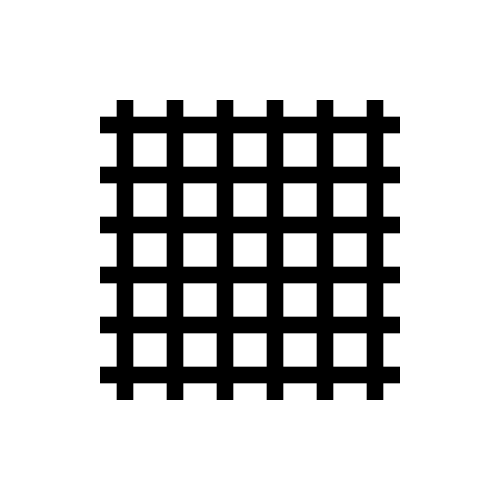
Frame 1 (no input)
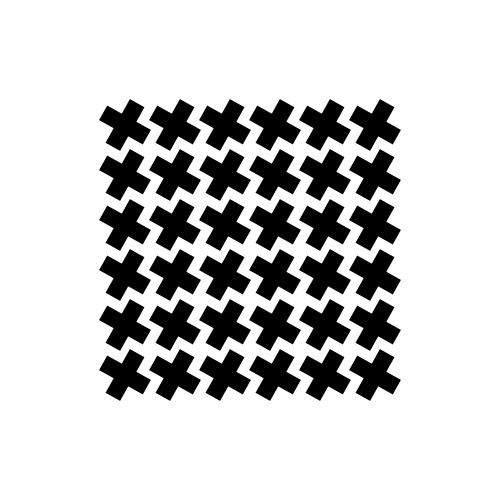
Frame 60 (the mouse pressed at the canvas centre just before this capture)
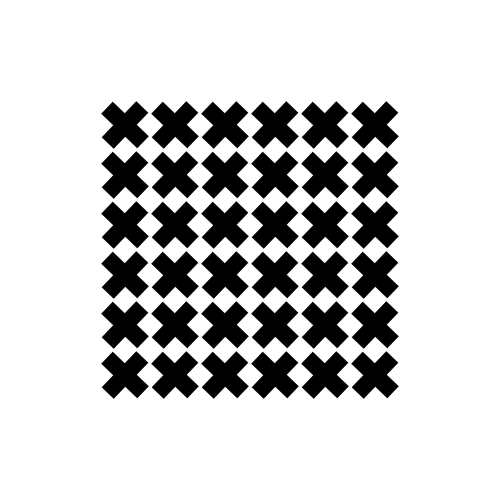
Frame 120 (the mouse held since frame 60 and released just before this capture)

The Processing sketch that drew these frames (run headless with seeded random() and noise(); from frame 60 on, the mouse is pressed at the canvas centre):

// Processing sketch: day_18
// ── day_18.pde
float margin = 100;

/**
 * Display a cross with rotation and 1/3 of its size as stroke
 */
void cross(float x, float y, float size, float rotation) {
  rectMode(CENTER);
  fill(0);
  noStroke();
  
  pushMatrix();
  translate(x, y);
  rotate(rotation);
  rect(0, 0, size / 3, size);
  rect(0, 0, size, size / 3);
  popMatrix();
}


float crossSize = 50;
float offset = 0;
boolean crosses = true;


void setup() {
  size(500, 500);
}


void draw() {
  background(255);
  
  // Test if drawing crosses or squares
  if (crosses) {
    for (float x = margin + crossSize / 2; x <= width - margin - crossSize / 2; x += crossSize) {
      for (float y = margin + crossSize / 2; y <= height - margin - crossSize / 2; y += crossSize) {
        cross(x, y, crossSize, cos(offset) * TWO_PI);
      }
    }
  } else { // Draw squares
    // Draw black background
    noStroke();
    fill(0);
    square(width / 2, height / 2, width - margin * 2);
    
    for (float x = margin; x <= width - margin; x += crossSize) {
      for (float y = margin; y <= height - margin; y += crossSize) {
        pushMatrix();
        translate(x, y);
        rotate(cos(offset) * TWO_PI);
        fill(255);
        square(0, 0, 2 * crossSize / 3);
        popMatrix();
      }
    }
  }
  
  offset += 0.01;
  
  // Every loop, change crosses to squares
  if (offset > PI) {
    offset = 0;
    crosses = !crosses;
  }
}
